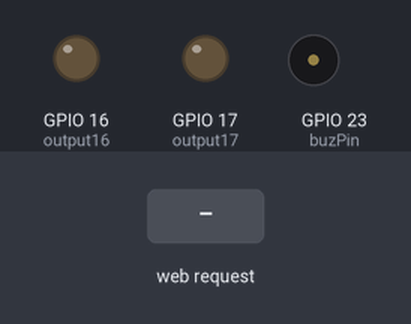
The sketch below on a simulated ESP32. On the bench: output pins drawn as LEDs (lit = HIGH), buzzer (waves = sounding). The inputs (shaded band) are chosen by the test bench. WiFi joins after 1.5 s; servers stay silent unless stated; the local clock reads 2024-03-15 10:24:30 at power-on unless the sketch sets it; EEPROM starts erased; what the sketch prints to the serial monitor is not drawn.

Above: at 2.7 s.
2.8 s: HTTP request GET /16/on received
At 4.0 s:
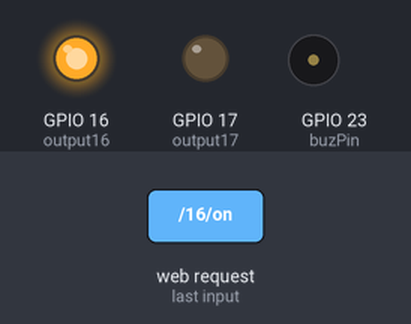
4.3 s: HTTP request GET /input_time received
At 4.4 s:
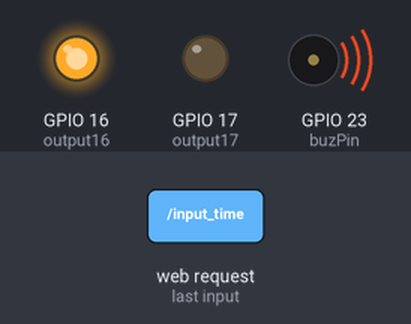
6.0 s: HTTP request GET /17/on received
At 6.6 s:
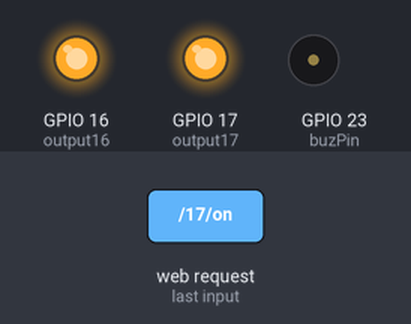
7.5 s: HTTP request GET /16/off received
At 8.7 s:
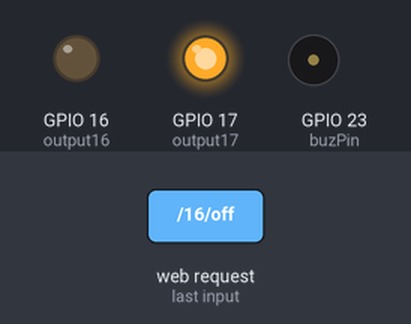
9.0 s: HTTP request GET /input_time received
At 9.1 s:
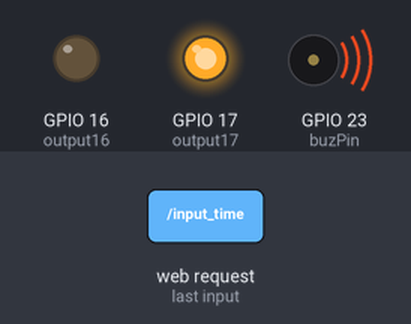
Timing chart, 0 to 11.7 s (numbered marks = the images above; inputs shaded):
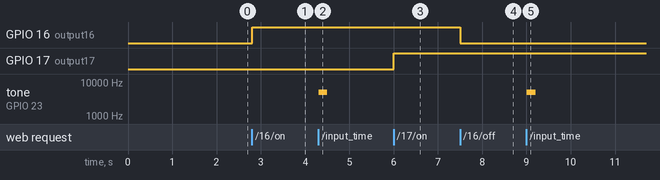

The sketch:

task07-c.ino
```cpp
#define SWAP 0
#define EEPROM_SIZE 200
#include<WiFi.h>
#include"time.h"
#include<EEPROM.h>


# if SWAP
const char * ssid = "ESP_05";
const char * password = "123456789";
#else
const char* ssid = "hotspot";
const char* password = "asdf1234";
#endif


const char* ntpServer = "pool.ntp.org";
const long gmtOffset_sec = 3600 * 9; // 3600
const int daylightOffset_sec = 0; // 3600

WiFiServer server(80);

String header;

String output16State = "off";
String output17State = "off";

const int output16 = 16;
const int output17 = 17;

unsigned long currentTime = millis();
unsigned long previousTime = 0;

const long timeoutTime = 2000;

int h_time = 0;
int m_time = 0;
int s_time = 0;
int duration = 0;
int pre_time = 0;
int alram_switch = 0;
int play_switch = 0;

const int ledChannel = 0;
const int resolution = 8;
const int buzPin = 23;
const int duty = 20;


int nFrq[] = {262, 277, 294, 311, 330, 349, 370, 392, 415, 440, 466, 494, 523};
int nDur[] = { 2000, 1500, 1000, 750, 500, 375, 250 };

void playNote(int note, int dur) {

  if (note == -1) {
    ledcSetup(ledChannel, 0, resolution);
    ledcWrite(ledChannel, 0);
  }
  else {
    ledcSetup(ledChannel, nFrq[note], resolution);
    ledcWrite(ledChannel, duty);
  }
  Serial.println(String(note) + "," + String(dur));
  delay(nDur[dur]);
}


void setup() {
  Serial.begin(115200);
  EEPROM.begin(512);
  ledcAttachPin(buzPin, ledChannel);
  pinMode(output16, OUTPUT);
  pinMode(output17, OUTPUT);

  digitalWrite(output16, LOW);
  digitalWrite(output17, LOW);

#if SWAP
  WiFi.softAP(ssid, password);
  IPAddress IP = WiFi.softAPIP();
  Serial.print("AP IP address: ");
  Serial.print(IP);

#else

  Serial.print("Connecting to ");
  Serial.println(ssid);
  WiFi.begin(ssid, password);
  while (WiFi.status() != WL_CONNECTED) {
    delay(500);
    Serial.print(".");
  }
  Serial.println("");
  Serial.println("WiFi connected");
  Serial.println("IP address: ");
  Serial.println(WiFi.localIP());
#endif
  server.begin();
}
void printLocalTime(WiFiClient client = 0)
{
  struct tm timeinfo;
  if (!getLocalTime(&timeinfo)) {
    Serial.println("Failed to obtain time");
    return;
  }
  Serial.println(&timeinfo, "%A, %B %d %Y %H:%M:%S");

  Serial.println("Year: " + String(timeinfo.tm_year + 1900) + ", Month: " + String(timeinfo.tm_mon + 1));
  client.println("<script>var totalTime=" + String(timeinfo.tm_hour * 3600 + timeinfo.tm_min * 60 + timeinfo.tm_sec) +
                 "; setInterval(function(){totalTime++; document.getElementById('timer').innerHTML='NowTime: '+Math.floor(totalTime/3600) + ':' + Math.floor(totalTime%3600/60) + ':' + totalTime%3600%60;}, 1000);</script>");
  client.println(&timeinfo, "<h2 id='timer'>NowTime: %H:%M:%S</h2>");
  client.println("Year: " + String(timeinfo.tm_year + 1900) + ", Month: " + String(timeinfo.tm_mon + 1));

}


void loop() {
  WiFiClient client = server.available(); // Listen for incoming clients
  configTime(gmtOffset_sec, daylightOffset_sec, ntpServer);
  struct tm timeinfo;
  if (!getLocalTime(&timeinfo)) {
    Serial.println("Failed to obtain time");
    return;
  }

  if ((timeinfo.tm_hour * 3600 + timeinfo.tm_min * 60 + timeinfo.tm_sec >= pre_time) && alram_switch == 1) {
    for (int i = 1; i < 512; i += 2) {
      playNote(EEPROM.read(i), EEPROM.read(i + 1));
    }
    ledcSetup(ledChannel, 0, resolution);
    ledcWrite(ledChannel, 0);
    alram_switch = 0;
  }
  if (client) { // If a new client connects,
    currentTime = millis();
    previousTime = currentTime;
    Serial.println("New Client."); // print a message out in the serial port
    String currentLine = ""; // make a String to hold incoming data from the client
    while (client.connected() && currentTime - previousTime <= timeoutTime) { // loop while the client's connected
      currentTime = millis();

      if (client.available()) { // if there's bytes to read from the client,

        char c = client.read(); // read a byte, then
        Serial.write(c); // print it out the serial monitor
        header += c;
        if (c == '\n') { // if the byte is a newline character
          // if the current line is blank, you got two newline characters in a row.
          // that's the end of the client HTTP request, so send a response:
          if (currentLine.length() == 0) {
            // HTTP headers always start with a response code (e.g. HTTP/1.1 200 OK)
            // and a content-type so the client knows what's coming, then a blank line:
            client.println("HTTP/1.1 200 OK");
            client.println("Content-type:text/html");
            client.println("Connection: close");
            client.println();
            // turns the GPIOs on and off
            if (header.indexOf("GET /16/on") >= 0) {
              Serial.println("GPIO 16 on");
              output16State = "on";
              digitalWrite(output16, HIGH);
            } else if (header.indexOf("GET /16/off") >= 0) {
              Serial.println("GPIO 16 off");
              output16State = "off";
              digitalWrite(output16, LOW);
            } else if (header.indexOf("GET /17/on") >= 0) {
              Serial.println("GPIO 17 on");
              output17State = "on";
              digitalWrite(output17, HIGH);

            } else if (header.indexOf("GET /17/off") >= 0) {
              Serial.println("GPIO 17 off");
              output17State = "off";
              digitalWrite(output17, LOW);
            } else if (header.indexOf("GET /input_time") >= 0) {
              int index_end_melody = 25;
              int count = 0;
              String h = "";
              String m = "";
              String s = "";
              for (int i = header.indexOf('H') + 2; i < header.indexOf('M') - 1; i++) {
                h = h + header[i];
              }
              for (int i = header.indexOf('M') + 2; i < header.indexOf('S') - 1; i++) {
                m = m + header[i];
              }
              for (int i = header.indexOf('S') + 2; i < header.indexOf(' ', 4); i++) {
                s = s + header[i];
              }
              h_time = h.toInt();
              m_time = m.toInt();
              s_time = s.toInt();
              duration = h_time * 3600 + m_time * 60 + s_time;
              alram_switch = 1;
            }

            header = "";

            // Display the HTML web page
            client.println("<!DOCTYPE html><html>");
            client.println("<head><meta name=\"viewport\" content=\"width=device-width, initial-scale=1\">");
            client.println("<link rel=\"icon\" href=\"data:,\">");
            // CSS to style the on/off buttons
            // Feel free to change the background-color and font-size attributes to fit your preferences
            client.println("<style>html { font-family: Helvetica; display: inline-block; margin: 0px auto; text-align: center;}");
            client.println(".button { background-color: #4CAF50;border: none; color: white; padding: 16px 40px;");
            client.println("text-decoration: none; font-size: 30px; margin: 2px; cursor: pointer;}");
            client.println(".button2 {background-color: #555555;}");
            client.println("input{width: 40%;}</style></head>");
            // Web Page Heading
            client.println("<body><h1>ESP32 Web Server</h1>");
            // Display current state, and ON/OFF buttons for GPIO 16
            client.println("<p>GPIO 16 - State " + output16State + "</p>");
            // If the output16State is off, it displays the ON button
            if (output16State == "off") {
              client.println("<p><a href=\"/16/on\"><button class=\"button\">ON</button></a></p>");
            } else {
              client.println("<p><a href=\"/16/off\"><button class=\"button button2\">OFF</button></a></p>");
            }
            // Display current state, and ON/OFF buttons for GPIO 17
            client.println("<p>GPIO 17 - State " + output17State + "</p>");
            // If the output17State is off, it displays the ON button
            if (output17State == "off") {
              client.println("<p><a href=\"/17/on\"><button class=\"button\">ON</button></a></p>");
            } else {
              client.println("<p><a href=\"/17/off\"><button class=\"button button2\">OFF</button></a></p>");
            }


            Serial.println(&timeinfo, "%A, %B %d %Y %H:%M:%S");

            Serial.println("Year: " + String(timeinfo.tm_year + 1900) + ", Month: " + String(timeinfo.tm_mon + 1));
            client.println("<script>var totalTime=" + String(timeinfo.tm_hour * 3600 + timeinfo.tm_min * 60 + timeinfo.tm_sec) +
                           "; setInterval(function(){totalTime++; document.getElementById('timer').innerHTML='NowTime: '+Math.floor(totalTime/3600) + ':' + Math.floor(totalTime%3600/60) + ':' + totalTime%3600%60;}, 1000);</script>");
            client.println(&timeinfo, "<h2 id='timer'>NowTime: %H:%M:%S</h2>");
            client.println("Year: " + String(timeinfo.tm_year + 1900) + ", Month: " + String(timeinfo.tm_mon + 1));

            client.println("<label for =\"fname\"> Melody</label>");
            client.println("<form action = \"/input_time\">");
            client.println("<input type=\"text\" name =\"H\">");
            client.println("<input type=\"text\" name =\"M\">");
            client.println("<input type=\"text\" name =\"S\">");

            client.println("<input type = \"submit\"></form></body></html>");
            // The HTTP response ends with another blank line
            client.println();
            // Break out of the while loop
            if (alram_switch == 1) {
              pre_time = timeinfo.tm_hour * 3600 + timeinfo.tm_min * 60 + timeinfo.tm_sec + duration;
            }
            break;
          } //** if (currentLine.length() == 0) {
          else { // if you got a newline, then clear currentLine
            currentLine = "";
          }
        } //** if (c == '\n') {
        else if (c != '\r') { // if you got anything else but a carriage return character,
          currentLine += c; // add it to the end of the currentLine
        }
      } //* if (client.available()) {
    } //** while
    // Clear the header variable
    header = "";
    // Close the connection
    client.stop();
    Serial.println("Client disconnected.");
    Serial.println("");
  } //** if (client) {
} //** loop() {
```

Measured:
- after the input at 2.8 s, GPIO 16 (output16): LOW → HIGH at once
- after the input at 4.3 s, tone on GPIO 23 (buzPin): silent → 5000 Hz at once, → silent 0.20 s later
- after the input at 6.0 s, GPIO 17 (output17): LOW → HIGH at once
- after the input at 7.5 s, GPIO 16 (output16): HIGH → LOW at once
- after the input at 9.0 s, tone on GPIO 23 (buzPin): silent → 5000 Hz at once, → silent 0.20 s later
